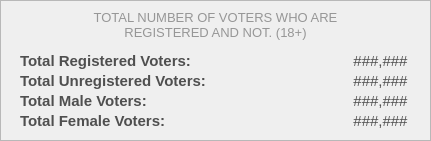
    <widget class="QFrame" name="demo_framePopulationOverview_2">
     <property name="geometry">
      <rect>
       <x>450</x>
       <y>60</y>
       <width>431</width>
       <height>141</height>
      </rect>
     </property>
     <property name="styleSheet">
      <string notr="true">#demo_framePopulationOverview_2{
	background-color: #fcfcfc;
}</string>
     </property>
     <property name="frameShape">
      <enum>QFrame::Shape::StyledPanel</enum>
     </property>
     <property name="frameShadow">
      <enum>QFrame::Shadow::Raised</enum>
     </property>
     <widget class="QLabel" name="voter_label_unregistered">
      <property name="geometry">
       <rect>
        <x>20</x>
        <y>70</y>
        <width>201</width>
        <height>21</height>
       </rect>
      </property>
      <property name="font">
       <font>
        <family>Arial</family>
        <pointsize>11</pointsize>
        <bold>true</bold>
       </font>
      </property>
      <property name="styleSheet">
       <string notr="true">#voter_label_unregistered {
	background-color: transparent;
	color: #4f4f4f;
}
</string>
      </property>
      <property name="text">
       <string>Total Unregistered Voters:</string>
      </property>
      <property name="alignment">
       <set>Qt::AlignmentFlag::AlignLeading|Qt::AlignmentFlag::AlignLeft|Qt::AlignmentFlag::AlignVCenter</set>
      </property>
     </widget>
     <widget class="QLabel" name="voter_label_registered">
      <property name="geometry">
       <rect>
        <x>20</x>
        <y>50</y>
        <width>201</width>
        <height>21</height>
       </rect>
      </property>
      <property name="font">
       <font>
        <family>Arial</family>
        <pointsize>11</pointsize>
        <bold>true</bold>
       </font>
      </property>
      <property name="styleSheet">
       <string notr="true">#voter_label_registered {
	background-color: transparent;
	color: #4f4f4f;
}
</string>
      </property>
      <property name="text">
       <string>Total Registered Voters:</string>
      </property>
      <property name="alignment">
       <set>Qt::AlignmentFlag::AlignLeading|Qt::AlignmentFlag::AlignLeft|Qt::AlignmentFlag::AlignVCenter</set>
      </property>
     </widget>
     <widget class="QLabel" name="voter_unregistered">
      <property name="geometry">
       <rect>
        <x>350</x>
        <y>70</y>
        <width>61</width>
        <height>21</height>
       </rect>
      </property>
      <property name="font">
       <font>
        <family>Arial</family>
        <pointsize>11</pointsize>
        <bold>false</bold>
       </font>
      </property>
      <property name="styleSheet">
       <string notr="true">#voter_unregistered {
	background-color: transparent;
	color: #4f4f4f;
}
</string>
      </property>
      <property name="text">
       <string>###,###</string>
      </property>
      <property name="alignment">
       <set>Qt::AlignmentFlag::AlignCenter</set>
      </property>
     </widget>
     <widget class="QLabel" name="voter_registered">
      <property name="geometry">
       <rect>
        <x>350</x>
        <y>50</y>
        <width>61</width>
        <height>21</height>
       </rect>
      </property>
      <property name="font">
       <font>
        <family>Arial</family>
        <pointsize>11</pointsize>
        <bold>false</bold>
       </font>
      </property>
      <property name="styleSheet">
       <string notr="true">#voter_registered {
	background-color: transparent;
	color: #4f4f4f;
}
</string>
      </property>
      <property name="text">
       <string>###,###</string>
      </property>
      <property name="alignment">
       <set>Qt::AlignmentFlag::AlignCenter</set>
      </property>
     </widget>
     <widget class="QLabel" name="label_desc2_2">
      <property name="geometry">
       <rect>
        <x>0</x>
        <y>10</y>
        <width>431</width>
        <height>31</height>
       </rect>
      </property>
      <property name="font">
       <font>
        <family>Arial</family>
        <pointsize>10</pointsize>
       </font>
      </property>
      <property name="styleSheet">
       <string notr="true">#label_desc2_2{
	color: #969696;
}</string>
      </property>
      <property name="text">
       <string>&lt;html&gt;&lt;head/&gt;&lt;body&gt;&lt;p&gt;TOTAL NUMBER OF VOTERS WHO ARE &lt;br/&gt;REGISTERED AND NOT. (18+)&lt;/p&gt;&lt;/body&gt;&lt;/html&gt;</string>
      </property>
      <property name="alignment">
       <set>Qt::AlignmentFlag::AlignCenter</set>
      </property>
     </widget>
     <widget class="QLabel" name="voter_totalmale">
      <property name="geometry">
       <rect>
        <x>350</x>
        <y>90</y>
        <width>61</width>
        <height>21</height>
       </rect>
      </property>
      <property name="font">
       <font>
        <family>Arial</family>
        <pointsize>11</pointsize>
        <bold>false</bold>
       </font>
      </property>
      <property name="styleSheet">
       <string notr="true">#voter_totalmale {
	background-color: transparent;
	color: #4f4f4f;
}
</string>
      </property>
      <property name="text">
       <string>###,###</string>
      </property>
      <property name="alignment">
       <set>Qt::AlignmentFlag::AlignCenter</set>
      </property>
     </widget>
     <widget class="QLabel" name="voter_label_totalmale">
      <property name="geometry">
       <rect>
        <x>20</x>
        <y>90</y>
        <width>201</width>
        <height>21</height>
       </rect>
      </property>
      <property name="font">
       <font>
        <family>Arial</family>
        <pointsize>11</pointsize>
        <bold>true</bold>
       </font>
      </property>
      <property name="styleSheet">
       <string notr="true">#voter_label_totalmale {
	background-color: transparent;
	color: #4f4f4f;
}
</string>
      </property>
      <property name="text">
       <string>Total Male Voters:</string>
      </property>
      <property name="alignment">
       <set>Qt::AlignmentFlag::AlignLeading|Qt::AlignmentFlag::AlignLeft|Qt::AlignmentFlag::AlignVCenter</set>
      </property>
     </widget>
     <widget class="QLabel" name="voter_totalfemale">
      <property name="geometry">
       <rect>
        <x>350</x>
        <y>110</y>
        <width>61</width>
        <height>21</height>
       </rect>
      </property>
      <property name="font">
       <font>
        <family>Arial</family>
        <pointsize>11</pointsize>
        <bold>false</bold>
       </font>
      </property>
      <property name="styleSheet">
       <string notr="true">#voter_totalfemale {
	background-color: transparent;
	color: #4f4f4f;
}
</string>
      </property>
      <property name="text">
       <string>###,###</string>
      </property>
      <property name="alignment">
       <set>Qt::AlignmentFlag::AlignCenter</set>
      </property>
     </widget>
     <widget class="QLabel" name="voter_label_totalfemale">
      <property name="geometry">
       <rect>
        <x>20</x>
        <y>110</y>
        <width>201</width>
        <height>21</height>
       </rect>
      </property>
      <property name="font">
       <font>
        <family>Arial</family>
        <pointsize>11</pointsize>
        <bold>true</bold>
       </font>
      </property>
      <property name="styleSheet">
       <string notr="true">#voter_label_totalfemale {
	background-color: transparent;
	color: #4f4f4f;
}
</string>
      </property>
      <property name="text">
       <string>Total Female Voters:</string>
      </property>
      <property name="alignment">
       <set>Qt::AlignmentFlag::AlignLeading|Qt::AlignmentFlag::AlignLeft|Qt::AlignmentFlag::AlignVCenter</set>
      </property>
     </widget>
    </widget>
